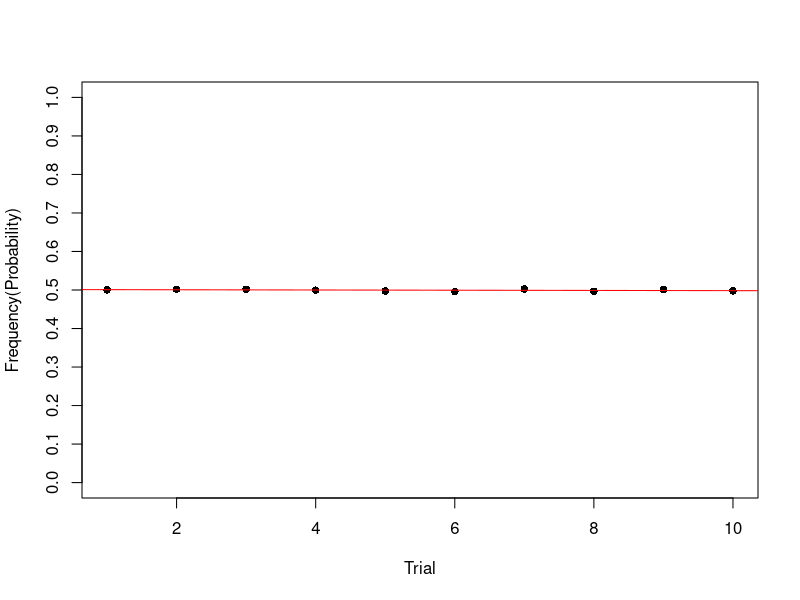

Generate this figure with R:
## ---- chunk 1
# triangle problem
prob.tri <- function(n = 10000) {
  total <- 0 # total trial times
  j <- 0 # loop index

  while (j <= n) {
    # flag: `is.tri = 1` means it can be a triangle
    is.tri <- 1

    # select 3 random number from uniform-distribution
    vec <- runif(3)

    # to tell if it's possible to form a triangle
    # (a+b>c, b+c>a, c+a>b)
    for (i in 1:3) {
      if (vec[i] > sum(vec[-i])) {
        is.tri <- 0
      }
    }
    total <- total + is.tri
    j <- j + 1
  }
  # calculation of probability of successful triangles
  total / n
}

# 进行 10 轮试验，看看结果的分布情况
mult.result <- c()
for (i in 1:10) {
  mult.result <- rbind(mult.result, prob.tri())
}
print(mult.result)
## ---- chunk 2
data <- mult.result[, 1]
df <- data.frame(x = 1:length(data), y = data)

# fitting
fit <- lm(y ~ x, data = df)

# custom y_ticks
y_ticks <- seq(0, 1, by = 0.1)

# plot: do not use default y_ticks
plot(df$x, df$y, pch = 16, col = "black",
  xlab = "Trial", ylab = "Frequency(Probability)",
  ylim = c(0, 1), yaxt = "n"
)
# set y_ticks
axis(side = 2, at = y_ticks)
abline(fit, col = "red")
